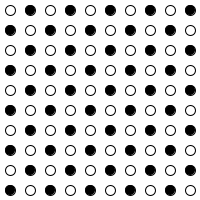
Frame 1 (no input)
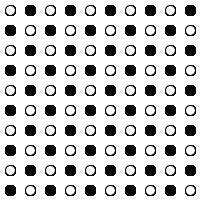
Frame 60 (the mouse pressed at the canvas centre just before this capture)
Frame 120 (the mouse held since frame 60 and released just before this capture): identical to frame 60, image omitted

The Processing sketch that drew these frames (run headless with seeded random() and noise(); from frame 60 on, the mouse is pressed at the canvas centre):

// Processing sketch: processing_14702
// ── processing_14702.pde

void setup() {
  size(200, 200);
   background(255);}

int x;
int y;
boolean A=true;
 


void draw() {
  
strokeWeight(1);
for(x=10;x<200;x=x+20){
  for(y=10;y<200;y=y+20){
    if(A=!A){
        fill(0);}
          else{
               fill(255);}
                  ellipse(x,y,10,10);
      }
    A=!A;
    }
}
